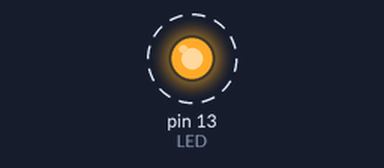
The sketch below on a simulated Arduino Uno, built with avr-gcc and run on an emulated ATmega328P. Parts: output pins drawn as LEDs (lit = HIGH). Dashed ring = blinking.

Above: at 0.5 s.
Timing chart, 0 to 4.6 s (numbered marks = the images above):
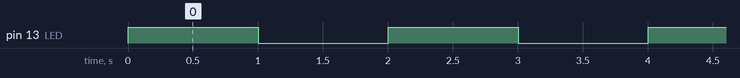

Measured:
- by itself, pin 13 (LED): alternates HIGH for 1.0 s and LOW for 1.0 s

The sketch:

blink.ino
```cpp
/*** Blink Sketch ***/
/**
 * Mit diesem Sketch wird eine LED im Sekundentakt ein und ausgeschaltet.
 * Nachfolgend wird der Pin der LED definiert, wobei Pin 13 meist mit der LED L auf dem Arduino verbunden ist.
*/
const byte LED = 13;
/*
 * Alternativ LED_BUILTIN als Konstante nutzen, die fuer jedes Board (sofern definiert) gueltig ist.
 * Sollte die LED bei dem von dir genutzen Board nicht an Pin 13 sein, so versuche es mit der Konstante.
 * Wenn du eine LED, die nicht auf dem Board selbst angebracht ist schalten moechtest, so nutze folgendes:
 * * Das kurze Bein (K, kurz, Kathode) der LED an GND (Ground/Masse/-)
 * * Das lange Bein (LAng, Anode) ueber einen Widerstand an den Pin, der durch LED definiert wurde.
 * Mehr Informationen zu LEDs: http://wiki.arduino-hannover.de/index.php?title=LED
*/

void setup ()
{
    // LED-Pin als Ausgang definieren, ansonsten ist ohne Definition der Pin als Eingang (INPUT)
    pinMode (LED, OUTPUT);
}

void loop ()
{
    digitalWrite (LED, HIGH);  // LED durch Schalten auf hohen Pegel (HIGH) einschalten
    delay (1000);              // eine Sekunde (1000 Millisekunden) warten
    digitalWrite (LED, LOW);   // LED durch Schalten auf niedrigen Pegel (LOW) ausschalten
    delay (1000);              // eine Sekunde warten
}
```
